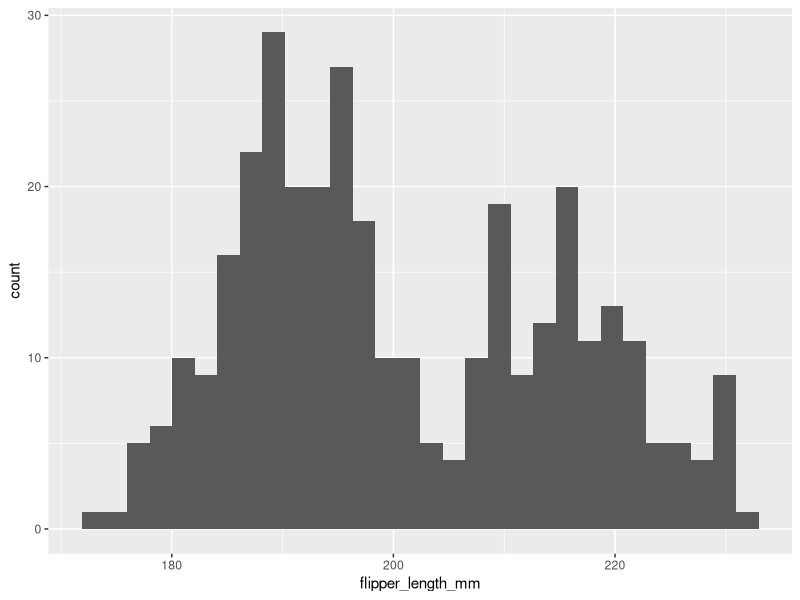
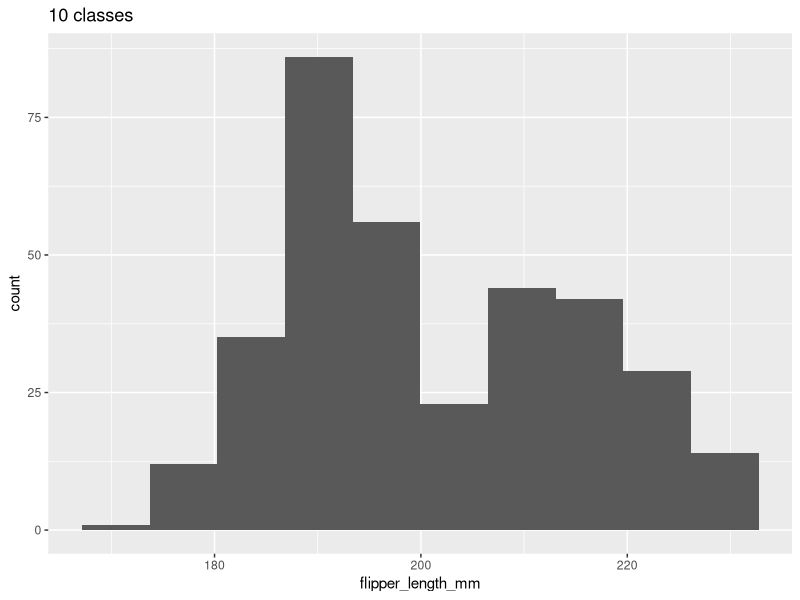
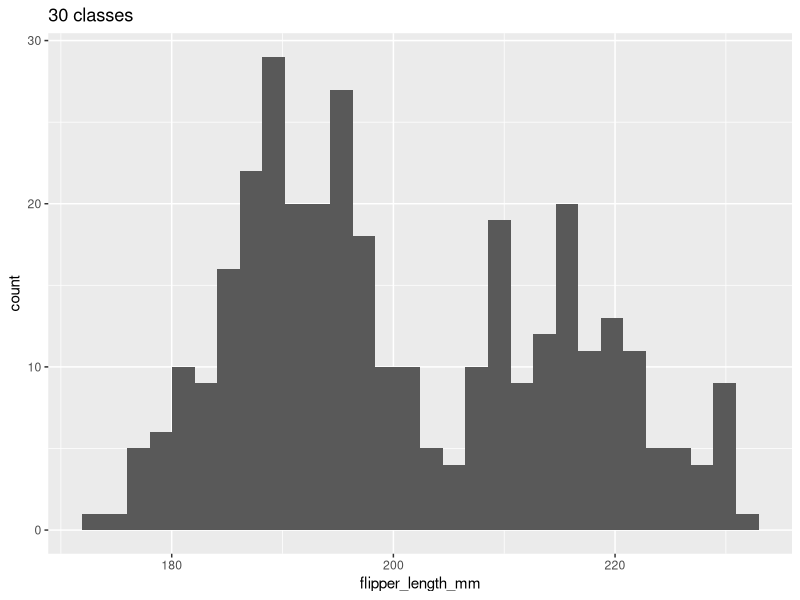
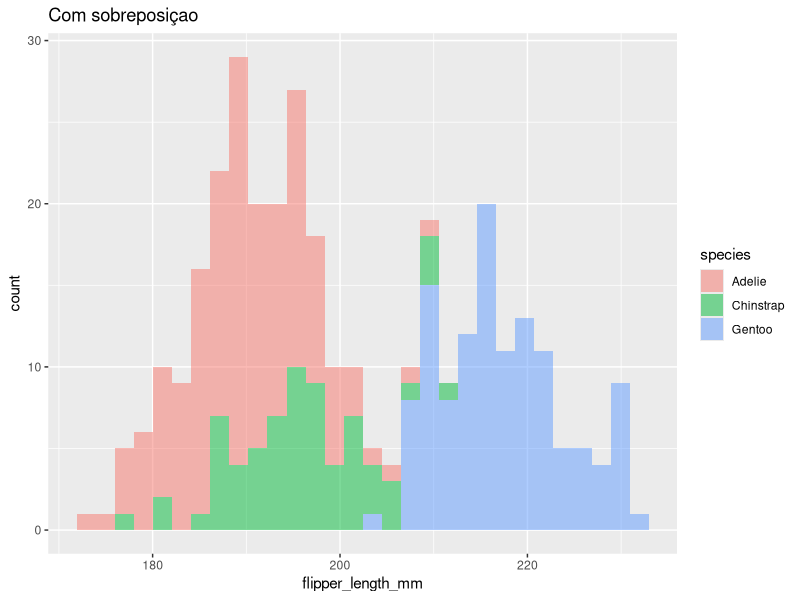
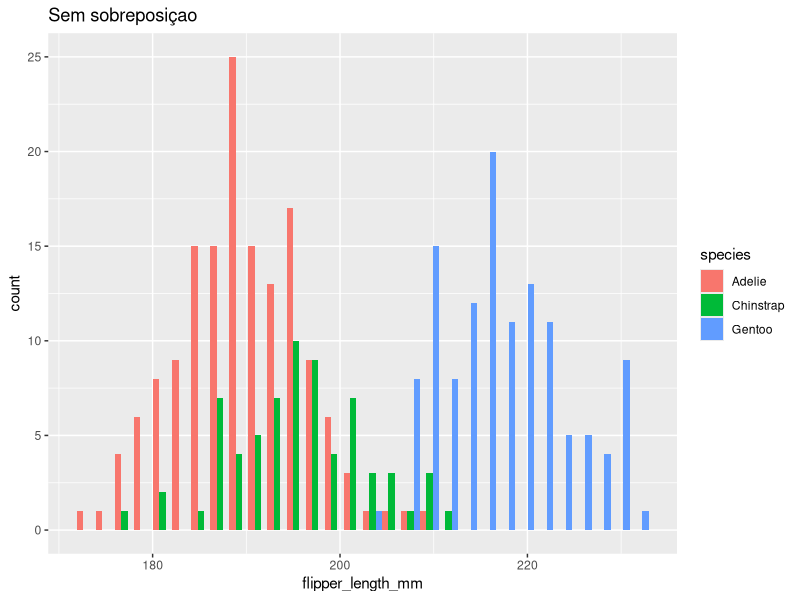
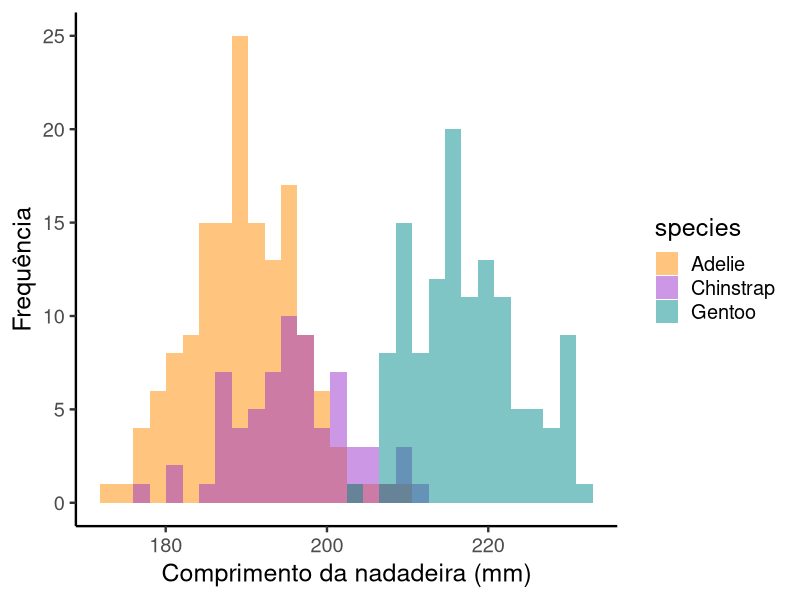
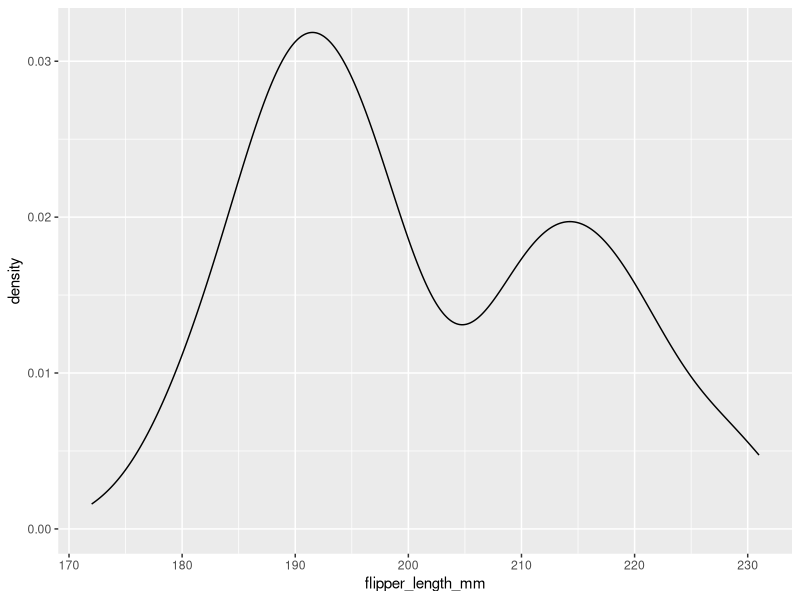
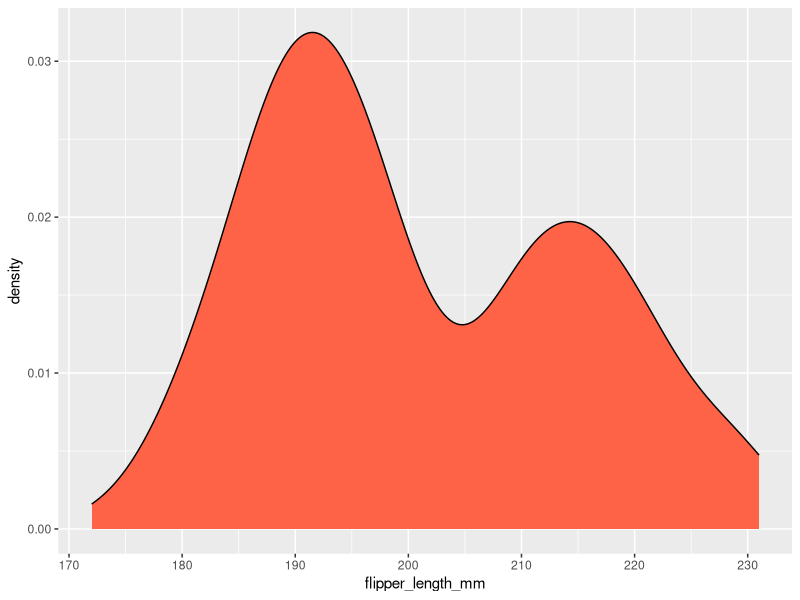

The R source for these figures, in order: (Note: this script raises an error after producing the figures.)
## ---- chunk 1
# carregar o pacote
library(ggplot2)
library(tidyverse)
## ---- chunk 2
# carregar o pacote palmerpenguins
library(palmerpenguins)

# ajuda dos dados
?penguins
?penguins_raw
## ---- chunk 3
# histograma de uma variavel continua
ggplot(data = penguins, aes(x = flipper_length_mm)) +
  geom_histogram()
## ---- chunk 4
# histograma com 10 classes
ggplot(data = penguins, aes(x = flipper_length_mm)) +
  geom_histogram(bins = 10) +
  ggtitle("10 classes")

# histograma com 30 classes
ggplot(data = penguins, aes(x = flipper_length_mm)) +
  geom_histogram(bins = 30) +
  ggtitle("30 classes")
## ---- chunk 5
# histograma com cores para diferentes categorias com sobreposicao
ggplot(data = penguins, aes(x = flipper_length_mm, fill = species)) +
  geom_histogram(alpha = .5) +
  ggtitle("Com sobreposiçao")

# Histograma com cores para diferentes categorias sem sobreposição
ggplot(data = penguins, aes(x = flipper_length_mm, fill = species)) +
  geom_histogram(position = "dodge") +
  ggtitle("Sem sobreposiçao")
## ---- chunk 6
# Histogram example: flipper length by species
ggplot(data = penguins, aes(x = flipper_length_mm, fill = species)) +
  geom_histogram(alpha = .5, position = "identity") +
  scale_fill_manual(values = c("darkorange", "darkorchid", "cyan4")) +
  theme_classic(base_size = 18) +
  xlab("Comprimento da nadadeira (mm)") + 
  ylab("Frequência")
## ---- chunk 7
# Gráfico de densidade de uma variavel continua
ggplot(data = penguins, aes(x = flipper_length_mm)) +
  geom_density()
## ---- chunk 8
# Gráfico de densidade de uma variavel continua
ggplot(data = penguins, aes(x = flipper_length_mm)) +
  geom_density(fill = "tomato")

# Gráfico de densidade de uma variavel continua
ggplot(data = penguins, aes(x = flipper_length_mm)) +
  geom_density(fill = "steelblue", color = "red", alpha = .5)
## ---- chunk 9
# grafico de densidade com cores para diferentes categorias sem sobreposicao
ggplot(data = penguins, aes(x = flipper_length_mm, fill = species)) +
  geom_density() +
  ggtitle("Com sobreposiçao")

# Gráfico de densidade com cores para diferentes categorias com sobreposicao
ggplot(data = penguins, aes(x = flipper_length_mm, fill = species)) +
  geom_density(alpha = .5) +
  ggtitle("Com sobreposiçao")
## ---- chunk 10
ggplot(data = penguins, aes(x = flipper_length_mm, fill = species)) +
  geom_density(alpha = .5) +
  theme_classic(base_size = 18) +
  scale_fill_manual(values = c("darkorange", "darkorchid", "cyan4")) +
  scale_x_continuous(breaks = seq(from = 160, to = 240, by = 10), limits = c(160, 240)) +
  scale_y_continuous(breaks = seq(from = 0, to = .07, by = .01)) +
  theme_classic(base_size = 18) +
  xlab("Comprimento da nadadeira (mm)") + 
  ylab("Densidade")
## ---- chunk 11
ggplot(data = penguins, aes(x = flipper_length_mm)) +
  geom_dotplot()
## ---- chunk 12
ggplot(data = penguins, aes(x = flipper_length_mm)) +
  geom_dotplot(fill = "tomato")
ggplot(data = penguins, aes(x = flipper_length_mm)) +
  geom_dotplot(color = "red", fill = "gray")
## ---- chunk 13
ggplot(data = penguins, aes(x = flipper_length_mm)) +
  geom_dotplot(color = "white", fill = "Tomato") +
  theme_classic(base_size = 18) +
  scale_y_continuous(breaks = seq(from = 0, to = 1.2, by = .1)) +
  xlab("Comprimento da nadadeira (mm)") + 
  ylab("Frequência")
## ---- chunk 14
# Simulando um banco de dados
df <- data.frame(tratamento = c("a", "b", "c"),
                 tamanho = c(1.3, 1.9, 3.2))

# Boxplot
ggplot(df, aes(y = tamanho, x = tratamento)) +
  geom_bar(stat = "identity")
## ---- chunk 15
#Gráfico de Barras com preenchimento colorido
ggplot(df, aes(y = tamanho, x = tratamento)) +
  geom_bar(stat = "identity", fill = "tomato")
#Gráfico de Barras com contorno colorido
ggplot(df, aes(y = tamanho, x = tratamento)) +
  geom_bar(stat = "identity", color = "tomato")

## ---- chunk 16
#Gráfico de Barras com largura modificada
ggplot(df, aes(y = tamanho, x = tratamento)) +
  geom_bar(stat = "identity", width = .75) +
  ggtitle("width = .75")
#Gráfico de Barras com largura modificada
ggplot(df, aes(y = tamanho, x = tratamento)) +
  geom_bar(stat = "identity", width = 0.25) +
  ggtitle("width = .25") 
## ---- chunk 17
#Gráfico de Barras Vertical
ggplot(df, aes(y = tamanho, x = tratamento)) +
  geom_bar(stat = "identity")

#Gráfico de Barras Horizontal
ggplot(df, aes(y = tamanho, x = tratamento)) +
  geom_bar(stat = "identity") + 
  coord_flip()
## ---- chunk 18
#Gráfico de Barras com preenchimento colorido
ggplot(df, aes(y = tamanho, x = tratamento, fill = tratamento)) +
  geom_bar(stat = "identity")
## ---- chunk 19
#Gráfico de Barras
ggplot(df, aes(y = tamanho, x = tratamento)) +
  geom_bar(stat = "identity", fill = gray(.3)) +
  scale_y_continuous(limits = c(0,3.5), breaks = seq(0,3.5,.5)) +
  theme_classic(base_size = 18) +
  xlab("Tratamento") + 
  ylab("Comprimento da plântula (cm)") 
## ---- chunk 20
library(ggplot2)
## ---- chunk 21
# Carrgue um banco de dados
data("iris")

# Boxplot
ggplot(iris, aes(y = Sepal.Length, x = Species)) +
  geom_boxplot()
## ---- chunk 22
ggplot(iris, aes(y = Sepal.Length, x = Species)) +
  geom_boxplot(outlier.color = "red")
## ---- chunk 23
ggplot(iris, aes(y = Sepal.Length, x = Species)) +
  geom_boxplot(notch = T)
## ---- chunk 24
# Histograma com cores para diferentes categorias com sobreposição
ggplot(iris, aes(y = Sepal.Length, x = Species, fill = Species)) +
  geom_boxplot() 
## ---- chunk 25
ggplot(iris, aes(y = Sepal.Length, x = Species, fill = Species)) +
  geom_boxplot(show.legend = F, alpha = .5) +
  scale_y_continuous(limits = c(4,8), breaks = seq(4,8,1)) +
  theme_classic(base_size = 18) +
  xlab("Espécie") + 
  ylab("Comprimento da nadadeira (mm)")
## ---- chunk 26
library(ggplot2)
## ---- chunk 27
# carregando banco de dados
data("iris")

# Gráfico de dispersão
ggplot(iris, aes(y = Petal.Length, x = Petal.Width)) +
  geom_point()
## ---- chunk 28
knitr::include_graphics("img/shapes.png")
## ---- chunk 29
#Gráfico de dispersão com shape 1
ggplot(iris, aes(y = Petal.Length, x = Petal.Width)) +
  geom_point(shape = 1, size = 3)
#Gráfico de dispersão com shape 1
ggplot(iris, aes(y = Petal.Length, x = Petal.Width)) +
  geom_point(shape = 17, size = 3)
## ---- chunk 30
#Gráfico de dispersão com shape 1
ggplot(iris, aes(y = Petal.Length, x = Petal.Width)) +
  geom_point(size = 1)
#Gráfico de dispersão com shape 1
ggplot(iris, aes(y = Petal.Length, x = Petal.Width)) +
  geom_point(size = 5)
## ---- chunk 31
# Alterando cor e preenchimento
ggplot(iris, aes(y = Petal.Length, x = Petal.Width)) +
  geom_point(color = "blue", fill = "red", shape = 21)
# Alterando cor e preenchimento
ggplot(iris, aes(y = Petal.Length, x = Petal.Width)) +
  geom_point(color = "red", fill = "black", shape = 21)
## ---- chunk 32
#Gráfico de Barras
ggplot(iris, aes(y = Petal.Length, x = Sepal.Length ,
                 shape = Species, color = Species)) +
  geom_point(size = 3, alpha = .7) +
  scale_y_continuous(limits = c(0,7), breaks = seq(0,6,1)) +
  theme_classic(base_size = 18) +
  theme(legend.position = "top") +
  xlab("Largura das Pétalas (mm)") + 
  ylab("Comprimento das Pétalas (cm)") 
## ---- chunk 33
penguins %>%
  select(species, flipper_length_mm, ends_with("_mm")) %>%
  GGally::ggpairs(aes(color = species)) +
  scale_colour_manual(values = c("darkorange","purple","cyan4")) +
  scale_fill_manual(values = c("darkorange","purple","cyan4"))
